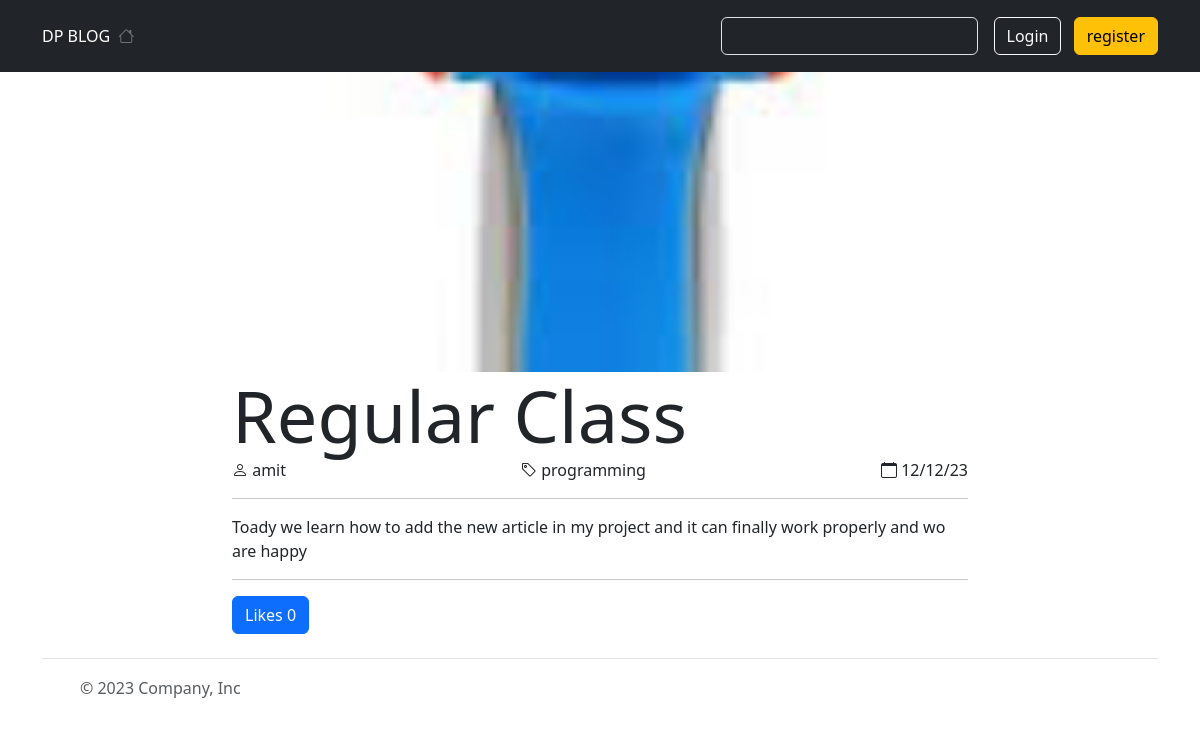
Before: /article/7/detail with the older database file.
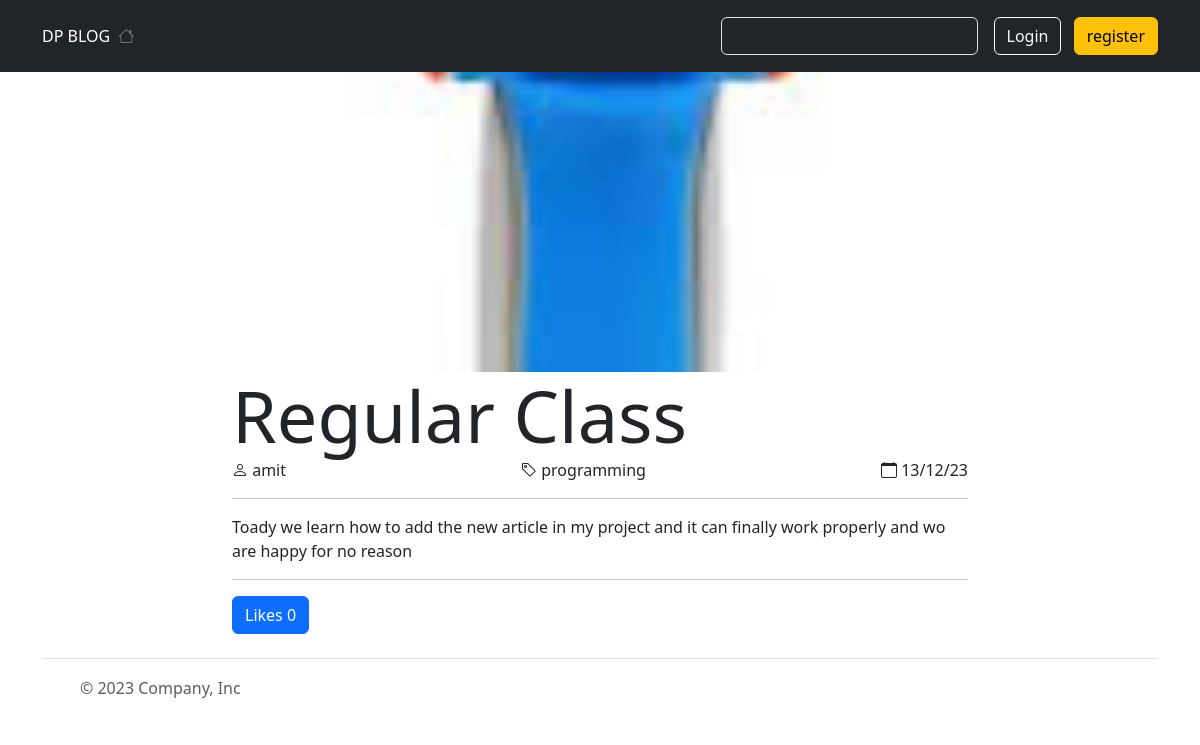
After: the same page with the newer database file.
### blog/models.py (models this page shows, shortened)
class Article(models.Model):
    title= models.CharField("Article title", max_length=100)
    image = models.ImageField("Article title ", upload_to="article/image")
    content = models.TextField()
    topic = models.ForeignKey(Topic, on_delete=models.CASCADE)
    create_at = models.DateTimeField(auto_now=True)
    author = models.ForeignKey("auth.user",on_delete=models.CASCADE)
    like = models.PositiveIntegerField("Total like ",default=0)

class Topic(models.Model):
    name = models.CharField(max_length=50)
    def __str__(self):
        return self.name

### blog/views.py (the view)
# urls.py: path('article/<int:id>/detail', views.detail_view, name='detail'),
def detail_view(request, id):
    ctx = {'article': Article.objects.get(id=id)}
    return render(request, 'blog/detail.html', ctx)

### templates/blog/detail.html (shortened to what this page needs)
{% extends 'layout/base.html' %}
{% load static %}
{% block content %}
<div class="container-fluid px-0">
    <img src="{{article.image.url}}" alt="{{article.title}}" class="article-img">
</div>
<div class="container ">
    <div class="row">
        <div class="col-lg-8 mx-auto ">
            <div class="display-2">
                <strong>
                    {{article.title|title}}
                </strong>
            </div>
            <div class="info d-flex justify-content-between">
                <span>
                    <i class="bi bi-person"></i>
                    {{article.author}}
                </span>
                <span>
                    <i class="bi bi-tag"></i>
                    {{article.topic}}
                </span>
                <span>
                    <i class=" bi bi-calendar"></i>
                    {{article.create_at|date:"d/m/y"}}
                </span>
            </div>
            <hr>
            {{article.content}}
            <hr>
            {% if article.author == user %}
            <a href="{% url 'edit' article.id %}" class=" btn btn-sm btn-outline-secondary">edit</a>
            <a href="{% url 'delete' article.id %}" class=" btn btn-sm btn-danger">delete</a>
            {% else %}
            <a class="btn btn-primary"
            href="{% url 'inc_like' article.id %}"
            role="button">Likes {{article.like}}</a>
            {% endif %}
        </div>
    </div>
</div>
{% endblock %}

Changed rows visible on the page:
changed Article "Regular Class": create_at "12/12/23" → "13/12/23"; content "Toady we learn how to add the new article in my project and it can finally work properly and wo are happy" → "Toady we learn how to add the new article in my project and it can finally work properly and wo are happy for no reason"
